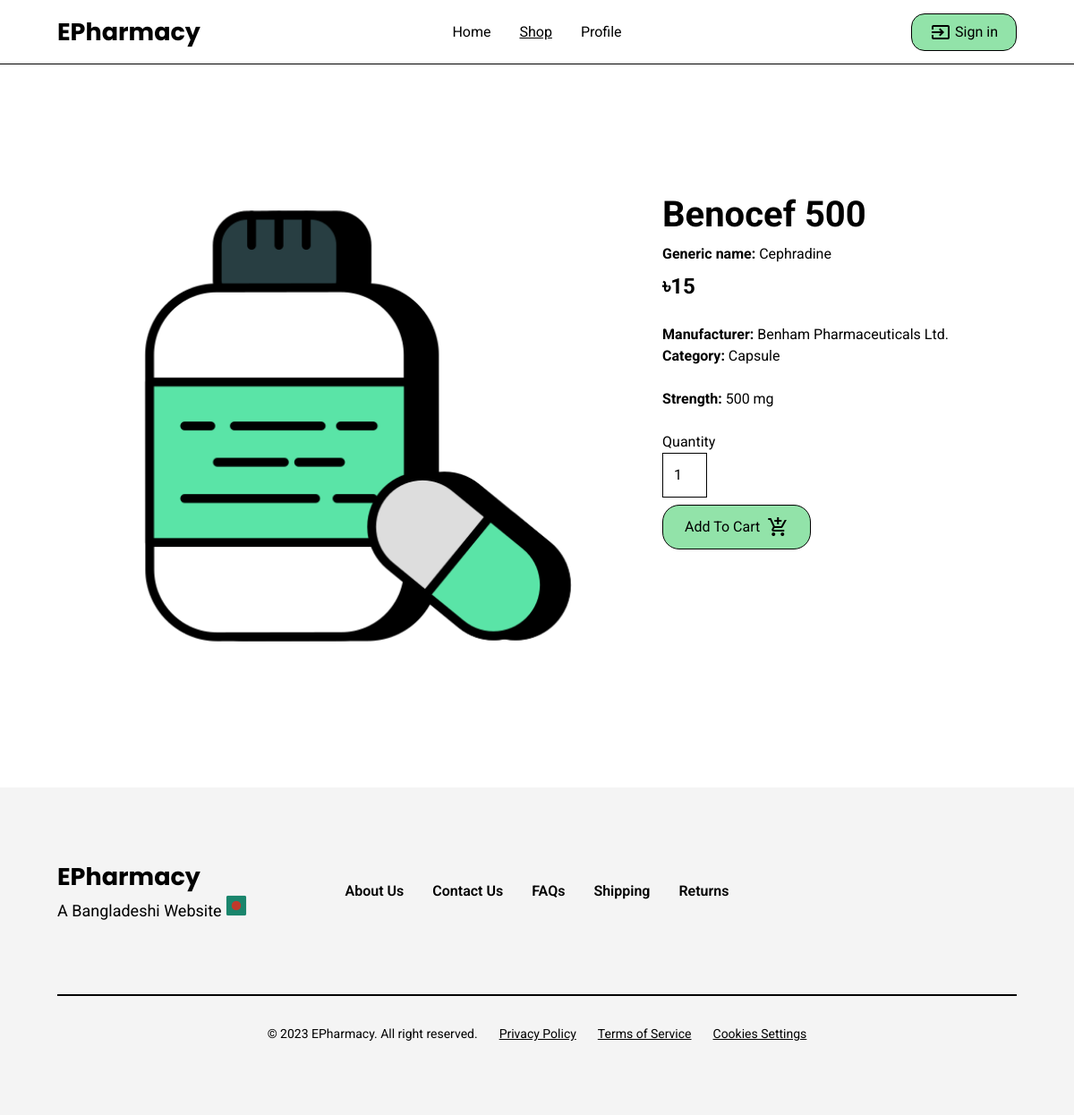
The page /view_product/2 on the database its author committed.
### app.py (models this page shows)
class Product_info(db.Model):
    productID = db.Column(db.Integer, primary_key=True)
    Manufacturer = db.Column(db.String(47), nullable=True)
    BrandName = db.Column(db.String(38), nullable=True)
    GenericName = db.Column(db.String(393), nullable=True)
    Strength = db.Column(db.String(265), nullable=True)
    Description = db.Column(db.String(26), nullable=True)
    Price = db.Column(db.String(72), nullable=True)

### app.py (the view)
@app.route('/view_product/<int:product_id>')
def view_product(product_id):
    product_detail = Product_info.query.get_or_404(product_id)
    if "google_id" in session:
        return render_template('product_details.html', name = session["name"], picture = session["picture"], product=product_detail)
    else:
        return render_template('product_details.html', product=product_detail)

### templates/product_details.html (shortened to what this page needs)
{% extends "layout.html" %}
{% block shop_active %}active{% endblock %}
{% block body %}
<div class="Products">
    <div class="Product">
        <div class="ProductHeader1">
            <div class="Content-product-details">
                <div class="Product-product-details">
                    <div class="Column1-product-details">
                        <img class="PlaceholderImage"
                            src="{{ url_for('static', filename='images/shop/' + product.Description.lower() + '.png') }}"
                            loading="lazy" />
                    </div>
                </div>
                <div class="Column2-product-details">
                    <div class="ProductDescription">
                        <div class="ProductName">
                            <div class="Heading-product-details">{{ product.BrandName }}</div>
                            <div class="Text-product-details">
                                <b>Generic name:</b> {{ product.GenericName }}
                            </div>
                            <div class="Price-product-details">৳{{ product.Price }} </div>
                        </div>
                        <div class="Text-product-details">
                            <b>Manufacturer:</b> {{ product.Manufacturer }}
                            <br>
                            <b>Category:</b> {{ product.Description }}
                        </div>
                        <div class="Variant"><b>Strength:</b> {{ product.Strength }}</div>
                        <div class="form-product-details">
                        <form
                            action="{{ url_for('add_to_cart', product_id=product.productID, redirect_url=request.url) }}"
                            method="post">
                                <div class="Quantity">Quantity</div>
                                <div class="TextInput">
                                    <input class="Placeholder" type="number" name="quantity" value="1" min="1">
                                </div>
                            <div class="FormSubmit">
                                <button class="Button-product-details" type="submit" value="Add to Cart">
                                    <div class="Button-text">Add To Cart </div>
                                    <span class="material-symbols-outlined">
                                    </span>
                                </button>
                            </div>
                        </form>
                    </div>
                    </div>
                </div>
            </div>
        </div>
    </div>
</div>
{% endblock %}

### static/styles.css (style rules this page uses)
* { margin: 0; padding: 0; box-sizing: border-box; text-decoration: none; list-style: none; font-family: 'Roboto', sans-serif; color: var(--black-color); }
:root { --black-color: #000000; --white-color: #FFFFFF; --light-grey-color: #F4F4F4; --light-green-color: #92E3A9; --pale-green-color: #def7e5; --light-red-color: #FF725E; --pale-red-color: #ffd5cf; --light-blue-color: #79a3ff; --pale-blue-color: #b3caff; }
html { scroll-padding-top: 72px; overflow-x: hidden; scroll-behavior: smooth; height: 100%; width: 100%; }
body { overflow-x: hidden; overflow-y: hidden; box-sizing: inherit; min-height: 100%; width: 100%; }
.material-symbols-outlined { font-variation-settings: 'FILL' 0, 'wght' 400, 'GRAD' 0, 'opsz' 24 }
.Products { width: 100%; justify-content: center; align-items: center; display: inline-flex; }
.Product { align-self: stretch; padding: 32px 0; width: 1440px; justify-content: flex-start; align-items: center; display: inline-flex; flex-direction: column; }
.ProductHeader1 { width: 1440px; padding: 112px 64px; background: white; flex-direction: column; justify-content: flex-start; align-items: center; gap: 24px; display: inline-flex; }
.Content-product-details { align-self: stretch; justify-content: center; align-items: flex-start; gap: 80px; display: inline-flex; }
.Product-product-details { justify-content: flex-start; align-items: flex-start; gap: 16px; display: flex; }
.Column1-product-details { justify-content: flex-start; align-items: flex-start; display: flex; }
.PlaceholderImage { width: 520px; object-fit: contain; }
.Column2-product-details { flex-direction: column; justify-content: flex-start; align-items: flex-start; gap: 32px; display: inline-flex; }
.ProductDescription { align-self: stretch; flex-direction: column; justify-content: flex-start; align-items: flex-start; gap: 24px; display: flex; }
.ProductName { flex-direction: column; justify-content: flex-start; align-items: flex-start; gap: 8px; display: flex; }
.Heading-product-details { font-size: 40px; font-weight: 700; line-height: 48px; word-wrap: break-word; }
.Price-product-details { font-size: 24px; font-weight: 700; line-height: 33.60px; word-wrap: break-word; }
.Text-product-details { align-self: stretch; font-size: 16px; font-weight: 400; line-height: 24px; word-wrap: break-word; }
.Variant { align-self: stretch; font-size: 16px; font-weight: 400; line-height: 24px; word-wrap: break-word; }
.Quantity { align-self: stretch; font-size: 16px; font-weight: 400; line-height: 24px; word-wrap: break-word; }
.TextInput { width: 50px; padding: 12px; background: white; border: 1px black solid; justify-content: flex-start; align-items: center; display: inline-flex; }
.Placeholder { flex: 1 1 0; font-size: 16px; font-weight: 400; line-height: 24px; word-wrap: break-word; border: none; outline: none; width: 100%; }
.FormSubmit { align-self: stretch; padding-top: 8px; flex-direction: column; justify-content: flex-start; align-items: flex-start; gap: 16px; display: flex; }
.Button-product-details { align-self: stretch; padding-left: 24px; padding-right: 24px; padding-top: 12px; padding-bottom: 12px; background: #92E3A9; border-radius: 19px; border: 1px black solid; justify-content: center; align-items: center; gap: 8px; display: inline-flex; }
.Button-text { font-size: 16px; font-weight: 400; line-height: 24px; word-wrap: break-word; }

### rows shown on the page
Product_info: BrandName "Benocef 500", GenericName "Cephradine", Price "15", Manufacturer "Benham Pharmaceuticals Ltd.", Description "Capsule", Strength "500 mg"
